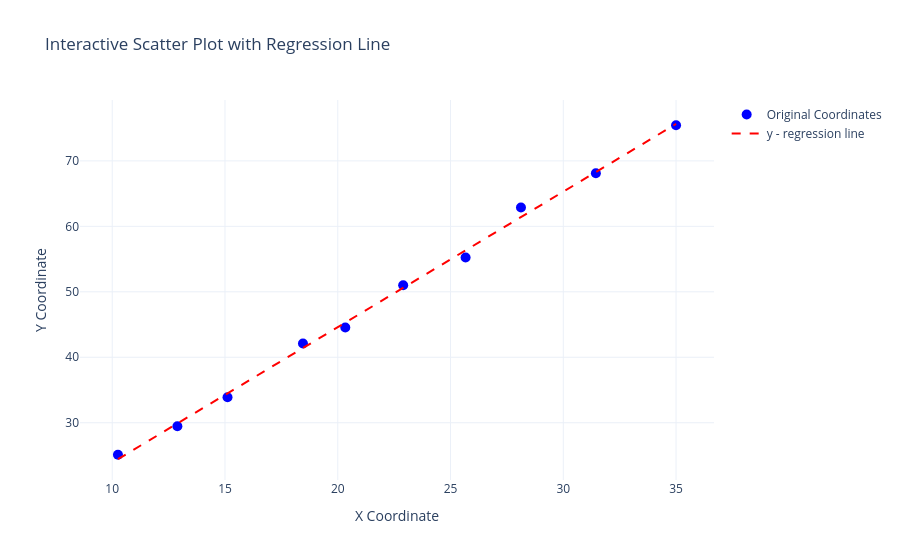

The cell this chart's notebook holds for it:
### Code cell
fig = create_line_plot(my_m, my_c, x_data,y_data)
